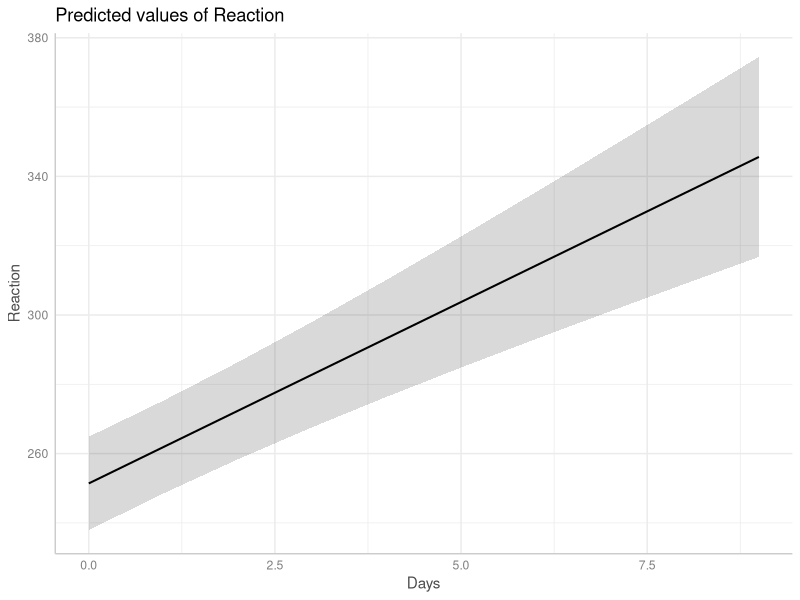
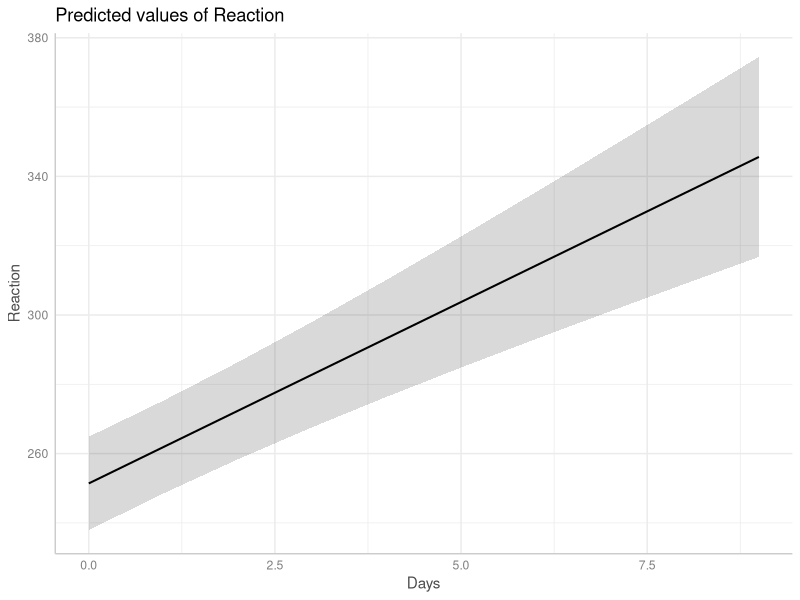
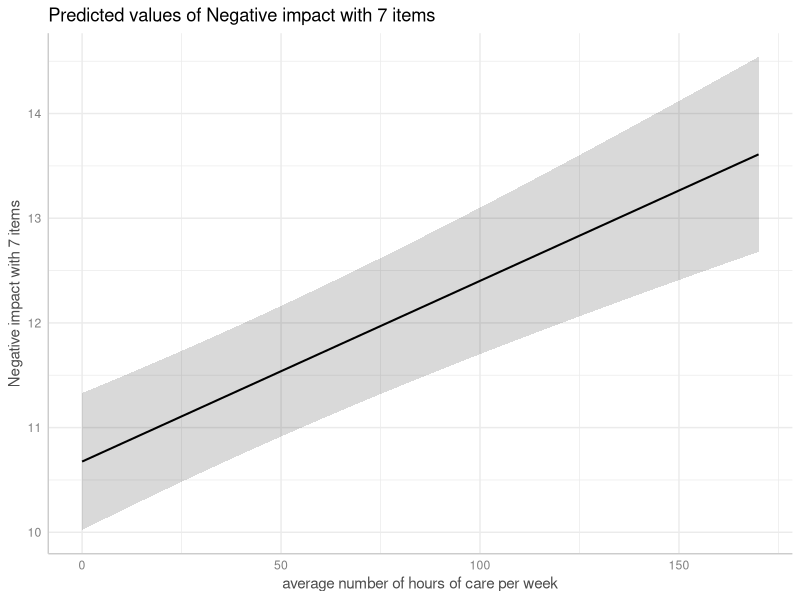
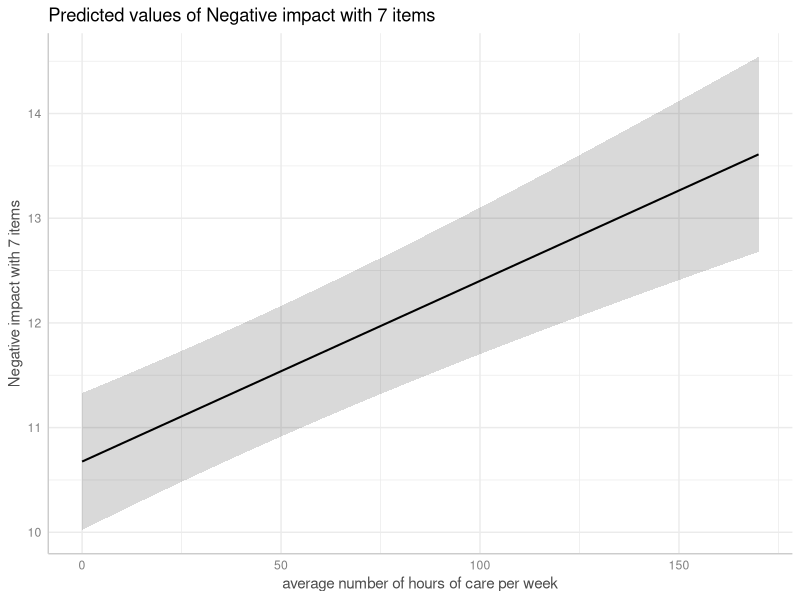
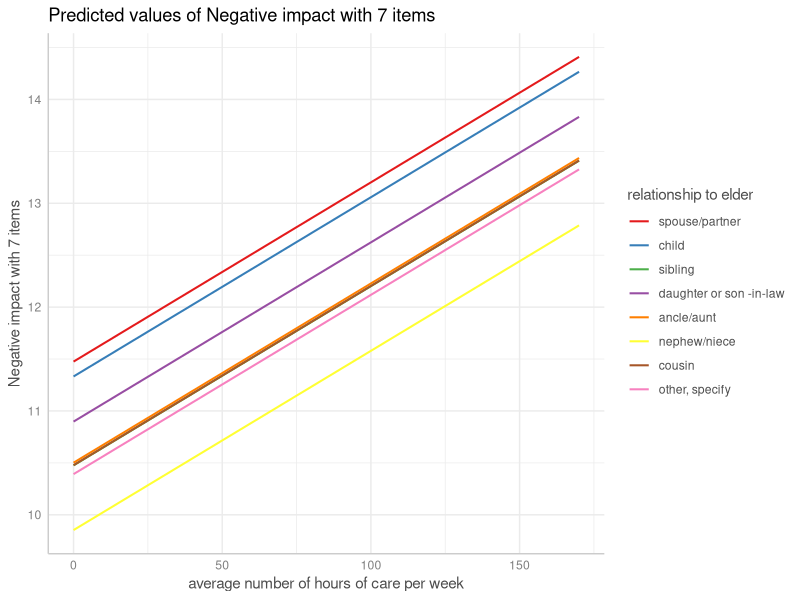
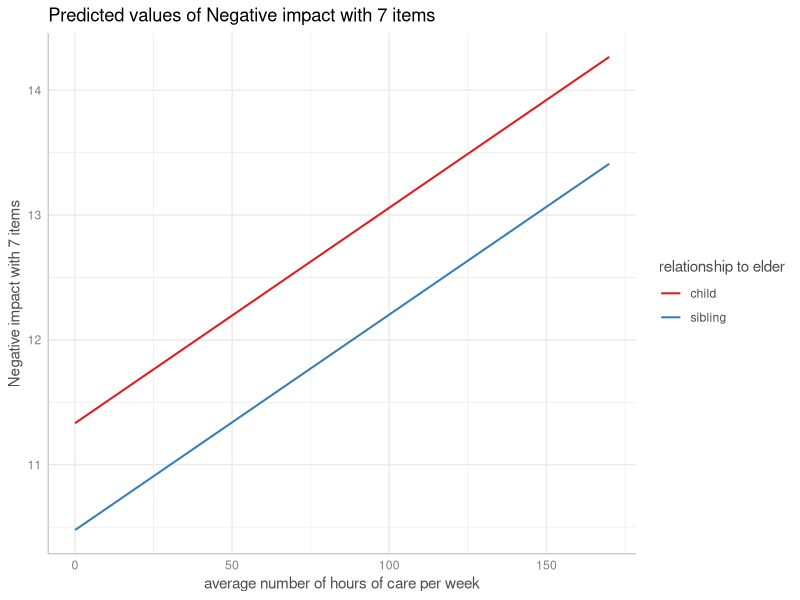
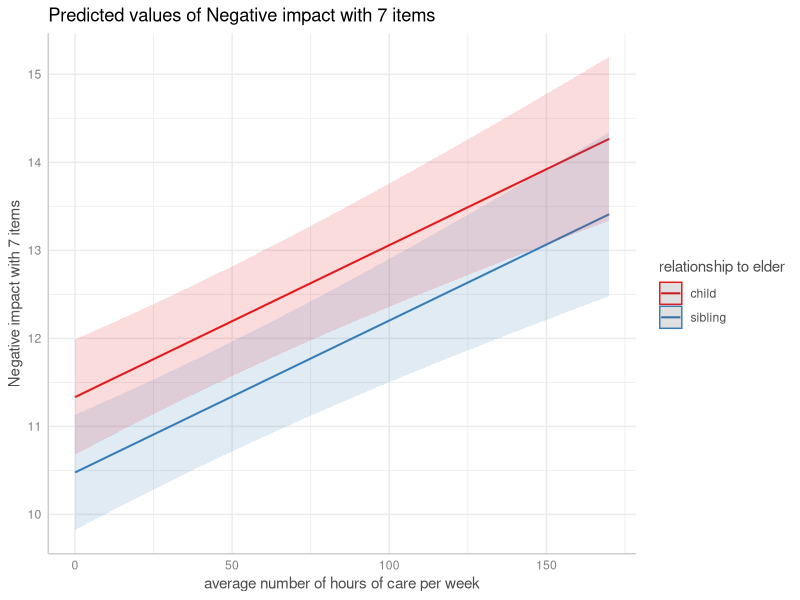
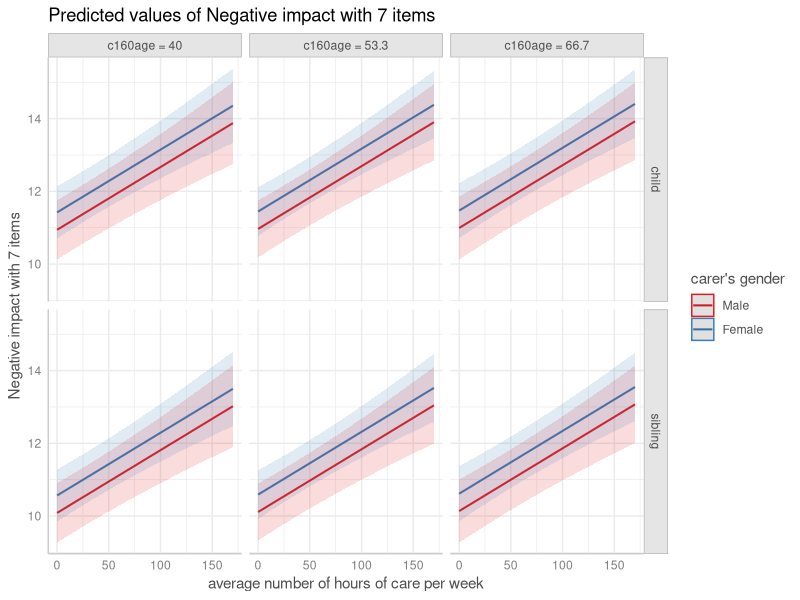

Write R code to recreate these figures, in order.
## ---- chunk 1
knitr::opts_chunk$set(collapse = TRUE, comment = "#>", dev = "png", fig.width = 7, fig.height = 4, message = FALSE, warning = FALSE)
options(width = 800)
dev_version <- length(strsplit(packageDescription("ggeffects")$Version, ".", fixed = TRUE)[[1]]) > 3
if (!requireNamespace("ggplot2", quietly = TRUE) ||
    !requireNamespace("lme4", quietly = TRUE) ||
    !requireNamespace("glmmTMB", quietly = TRUE) ||
    !requireNamespace("sjlabelled", quietly = TRUE)) {
  knitr::opts_chunk$set(eval = FALSE)
}
## ---- chunk 2
library(ggeffects)
library(lme4)
data(sleepstudy)
m <- lmer(Reaction ~ Days + (1 + Days | Subject), data = sleepstudy)

pr <- ggpredict(m, "Days")
pr
plot(pr)
## ---- chunk 3
pr <- ggpredict(m, "Days", type = "random")
pr
plot(pr)
## ---- chunk 4
ggpredict(m, "Days", type = "random", condition = c(Subject = 330))
## ---- chunk 5
ggpredict(m, "Days", type = "simulate")
## ---- chunk 6
library(glmmTMB)
set.seed(123)
sleepstudy$x <- as.factor(sample(1:3, nrow(sleepstudy), replace = TRUE))
# REML is FALSE
m1 <- glmmTMB(Reaction ~ Days + x + (1 + Days | Subject), data = sleepstudy, REML = FALSE)
# REML is TRUE
m2 <- glmmTMB(Reaction ~ Days + x + (1 + Days | Subject), data = sleepstudy, REML = TRUE)

# predictions when REML is FALSE - no difference between type = "fixed"
# and type = "random" in predictions, only for intervals
ggpredict(m1, "Days [1:3]")
ggpredict(m1, "Days [1:3]", type = "random")

# predictions when REML is TRUE - we now see a difference both
# for intervals *and* predictions
ggpredict(m2, "Days [1:3]")
ggpredict(m2, "Days[1:3]", type = "random")
## ---- chunk 7
data("sleepstudy", package = "lme4")
# mixed model with lme4
m_lmer <- lme4::lmer(Reaction ~ poly(Days, 2) + (1 | Subject),
  data = sleepstudy
)
# equivalent model, random effects are defined via s(..., bs = "re")
m_gam <- mgcv::gam(Reaction ~ poly(Days, 2) + s(Subject, bs = "re"),
  family = gaussian(), data = sleepstudy, method = "ML"
)

# predictions are identical
ggpredict(m_gam, terms = "Days", exclude = "s(Subject)", newdata.guaranteed = TRUE)

ggpredict(m_lmer, terms = "Days")
## ---- chunk 8
library(glmmTMB)
data(Salamanders)
m <- glmmTMB(
  count ~ spp + mined + (1 | site),
  ziformula = ~ spp + mined,
  family = truncated_poisson,
  data = Salamanders
)
## ---- chunk 9
ggpredict(m, "spp")

ggpredict(m, "spp", type = "random")
## ---- chunk 10
ggpredict(m, "spp", type = "zero_inflated")
## ---- chunk 11
ggpredict(m, "spp", type = "zi_random")
## ---- chunk 12
ggpredict(m, "spp", type = "simulate")
## ---- chunk 13
library(sjlabelled)
data(efc)
efc$e15relat <- as_label(efc$e15relat)
m <- lmer(neg_c_7 ~ c12hour + c160age + c161sex + (1 | e15relat), data = efc)
me <- ggpredict(m, terms = "c12hour")
plot(me)
## ---- chunk 14
me <- ggpredict(m, terms = "c12hour", type = "random")
plot(me)
## ---- chunk 15
me <- ggpredict(m, terms = c("c12hour", "e15relat"), type = "random")
plot(me, show_ci = FALSE)
## ---- chunk 16
me <- ggpredict(m, terms = c("c12hour", "e15relat [child,sibling]"), type = "random")
plot(me, show_ci = FALSE)
## ---- chunk 17
plot(me)
## ---- chunk 18
me <- ggpredict(
  m,
  terms = c("c12hour", "c161sex", "c160age", "e15relat [child,sibling]"), 
  type = "random"
)
plot(me)
## ---- chunk 19
set.seed(123)
m <- lmer(Reaction ~ Days + (1 + Days | Subject), data = sleepstudy)
me <- ggpredict(m, terms = c("Days", "Subject [sample=7]"), type = "random")
plot(me)
## ---- chunk 20
plot(me, show_data = TRUE, show_ci = FALSE)
## ---- chunk 21
me <- ggpredict(
  m,
  terms = c("Days", "Subject [sample=7]"),
  type = "random",
  interval = "confidence"
)
plot(me)
